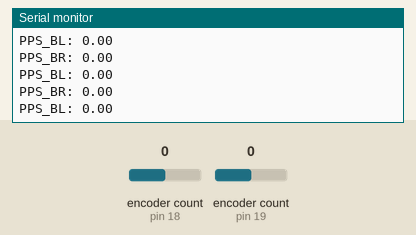
This sketch was run on a simulated Arduino Mega 2560, built with avr-gcc and run on an emulated ATmega2560. Shown: the last lines printed to the serial monitor. The test bench sets the inputs (shaded band); at power-on: encoder count (sensors on pin 18, pin 19) 0.

Above: at 1.2 s.
1.3 s: encoder count (sensor on pin 18) set to 1
At 1.69 s:
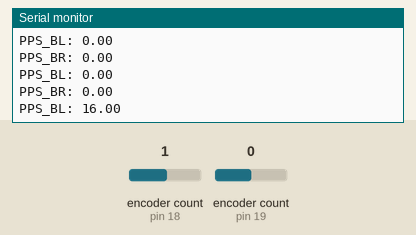
2.8 s: encoder count (sensor on pin 19) set to 1
At 3.2 s:
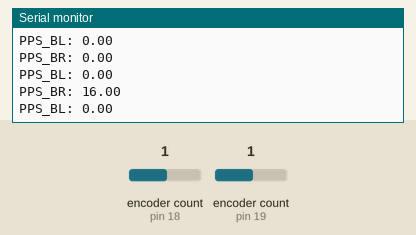
4.3 s: encoder count (sensor on pin 18) set to 0
At 4.71 s:
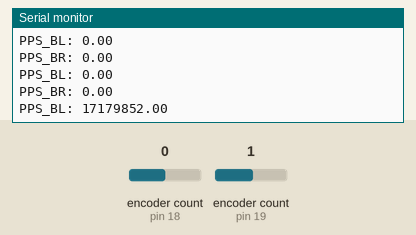
7.3 s: encoder count (sensor on pin 19) set to 0
At 7.72 s:
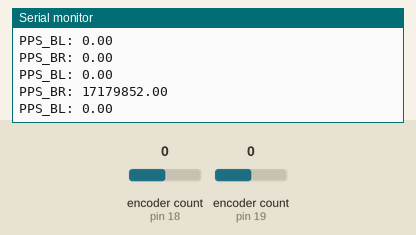
Timing chart, 0 to 10.3 s (numbered marks = the images above; inputs shaded):
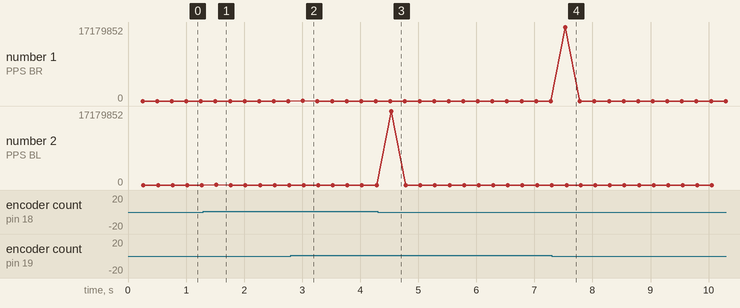

Measured:
- after the input at 1.3 s, the serial monitor: prints a new line after 0.22 s (image 1)
- after the input at 2.8 s, the serial monitor: prints a new line after 0.21 s (image 2)
- after the input at 4.3 s, the serial monitor: prints a new line after 0.23 s (image 3)
- after the input at 7.3 s, the serial monitor: prints a new line after 0.23 s (image 4)

The sketch:

Encoders.ino
```cpp
// #define ENCODER_OPTIMIZE_INTERRUPTS
#include <Encoder.h>

// Change these two numbers to the pins connected to your encoder.
//   Best Performance: both pins have interrupt capability
//   Good Performance: only the first pin has interrupt capability
//   Low Performance:  neither pin has interrupt capability
// MPU is PWR SDA(20), SCL(21), TX(18), RX(19)
// Encoder front_Right_Enc(21, 35);
// Encoder front_Left_Enc(20, 37);

Encoder back_Right_Enc(19, 39);
Encoder back_Left_Enc(18, 41);
//   avoid using pins with LEDs attached

unsigned long currentTime = 0; // Corrected: Declare currentTime to store the last update time
const float PPR = 150.0;  // Encoder Pulses Per Revolution
const float wheelDiameter = 0.065;  // Wheel diameter in meters
const float pi = 3.14159265358979323846;
const float wheelCircumference = pi * wheelDiameter; // Calculate wheel circumference for distance traveled per revolution
int period = 250;

long int oldPosition_FrontRight = 0; // Initialized to store the last position
long int oldPosition_FrontLeft = 0;

long int oldPosition_BackRight = 0; // Initialized to store the last position
long int oldPosition_BackLeft = 0;

float PPS_FR, RPS_FR, RPM_FR, MPH_FR;
float PPS_FL, RPS_FL, RPM_FL, MPH_FL;

float PPS_BR, RPS_BR, RPM_BR, MPH_BR;
float PPS_BL, RPS_BL, RPM_BL, MPH_BL;

void setup() {
  Serial.begin(9600);
  Serial.println("Basic Encoder Test:");
}

void loop() {
  unsigned long currentMillis = millis(); // Use a temporary variable for the current time
  if(currentMillis - currentTime >= period){
    // long int newPosition_FrontRight = front_Right_Enc.read();
    // long int newPosition_FrontLeft = front_Left_Enc.read();
    long int newPosition_BackRight = back_Right_Enc.read();
    long int newPosition_BackLeft = back_Left_Enc.read();

    // Average the difference in positions for both encoders
    // float avgPositionDifference = ((newPosition_FrontRight - oldPosition_FrontRight) + (newPosition_FrontLeft - oldPosition_FrontLeft)) / 2.0;
    // PPS = avgPositionDifference * 1000.0 / (currentMillis - currentTime); // Calculate PPS based on the average position difference

    // PPS_FR = 1000*(newPosition_FrontRight - oldPosition_FrontRight) / (millis() - currentTime);
    // PPS_FL = 1000*(newPosition_FrontLeft - oldPosition_FrontLeft) / (millis() - currentTime);
    PPS_BR = 1000*(newPosition_BackRight - oldPosition_BackRight) / (millis() - currentTime);
    PPS_BL = 1000*(newPosition_BackLeft - oldPosition_BackLeft) / (millis() - currentTime);

    // RPS_FR = PPS_FR / PPR; // Calculate RPS
    // RPS_FL = PPS_FL / PPR; // Calculate RPS
    RPS_BR = PPS_BR / PPR; // Calculate RPS
    RPS_BL = PPS_BL / PPR; // Calculate RPS

    // RPM_FR = RPS_FR * 60;
    // RPM_FL = RPS_FL * 60;
    RPM_BR = RPS_BR * 60;
    RPM_BL = RPS_BL * 60;

    // MPH_FR = (wheelCircumference * RPM_FR * 60) / 1609.34; // Convert meters per minute to miles per hour
    // MPH_FL = (wheelCircumference * RPM_FL * 60) / 1609.34; // Convert meters per minute to miles per hour
    MPH_BR = (wheelCircumference * RPM_BR * 60) / 1609.34; // Convert meters per minute to miles per hour
    MPH_BL = (wheelCircumference * RPM_BL * 60) / 1609.34; // Convert meters per minute to miles per hour

    // Serial.print("PPS_FR: ");
    // Serial.println(PPS_FR);
    // Serial.print("RPS_FRL: ");
    // Serial.println(RPS_FRL);
    // Serial.print("RPM_FR: ");
    // Serial.println(RPM_FR);
    // Serial.print("MPH_FR: ");
    // Serial.println(MPH_FR);
    // Serial.println();

    // Serial.print("PPS_FL: ");
    // Serial.println(PPS_FL);
    // Serial.print("RPS_FL: ");
    // Serial.println(RPS_FL);
    // Serial.print("RPM_FL: ");
    // Serial.println(RPM_FL);
    // Serial.print("MPH_FL: ");
    // Serial.println(MPH_FL);

    Serial.print("PPS_BR: ");
    Serial.println(PPS_BR);
    // Serial.print("RPS_BR: ");
    // Serial.println(RPS_BR);
    // Serial.print("RPM_BR: ");
    // Serial.println(RPM_BR);
    // Serial.print("MPH_BR: ");
    // Serial.println(MPH_BR);
    // Serial.println();

    Serial.print("PPS_BL: ");
    Serial.println(PPS_BL);
    // Serial.print("RPS_BL: ");
    // Serial.println(RPS_BL);
    // Serial.print("RPM_BL: ");
    // Serial.println(RPM_BL);
    // Serial.print("MPH_BL: ");
    // Serial.println(MPH_BL);
    Serial.println();

    // Update old positions for the next calculation
    // oldPosition_FrontRight = newPosition_FrontRight;
    // oldPosition_FrontLeft = newPosition_FrontLeft;

    // Update old positions for the next calculation
    oldPosition_BackRight = newPosition_BackRight;
    oldPosition_BackLeft = newPosition_BackLeft;
    currentTime = millis();
  }
}
```
